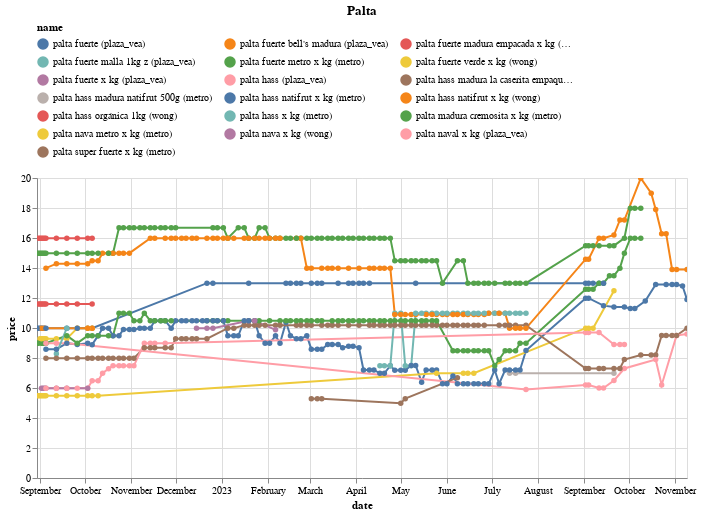

The code cell stored with this chart in its notebook:
### Code cell
(df
 .loc[df.name.isin(names)]
 .pipe(alt.Chart)
 .mark_line(point=True)
 .encode(x='date', y='price', color='name', tooltip=['name','price'])
 .properties(width=650, title='Palta')
 .interactive()
 .configure_legend(orient='top', columns=3)
)

### Figure 1 — Vega-Lite specification as saved in the notebook (floating-point values rounded to 4 significant figures; data arrays with more than 128 entries replaced by an {"elided": "..."} marker saying what was removed)
{"config": {"view": {"continuousWidth": 300, "continuousHeight": 300}, "legend": {"columns": 3, "orient": "top"}}, "data": {"name": "data-ff237b310c71a1949ffbd563e760f583"}, "mark": {"type": "line", "point": true}, "encoding": {"color": {"field": "name", "type": "nominal"}, "tooltip": [{"field": "name", "type": "nominal"}, {"field": "price", "type": "quantitative"}], "x": {"field": "date", "type": "temporal"}, "y": {"field": "price", "type": "quantitative"}}, "params": [{"name": "param_14", "select": {"type": "interval", "encodings": ["x", "y"]}, "bind": "scales"}], "title": "Palta", "width": 650, "$schema": "https://vega.github.io/schema/vega-lite/v5.15.1.json", "datasets": {"data-ff237b310c71a1949ffbd563e760f583": {"elided": "646 records"}}}
